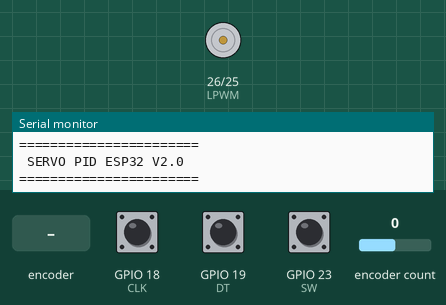
Bench run of a sketch on a simulated ESP32. Parts: motor-driver pin pairs drawn as motors (green arrow = first pin HIGH = forward, orange = second pin HIGH = backward, longer = more drive), the last lines printed to the serial monitor. The inputs (shaded band) are chosen by the test bench; at power-on: encoder count 0, GPIO 18 (CLK) HIGH, GPIO 19 (DT) HIGH, GPIO 23 (SW) HIGH.

Above: at 1.2 s.
1.3 s: rotary encoder on GPIO 18 (CLK) / GPIO 19 (DT) turned 3 steps (first pin leading)
At 2.5 s:
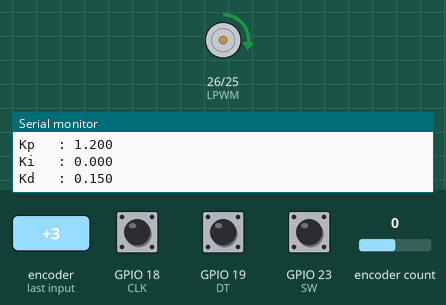
3.4 s: encoder count set to 4
At 4.4 s:
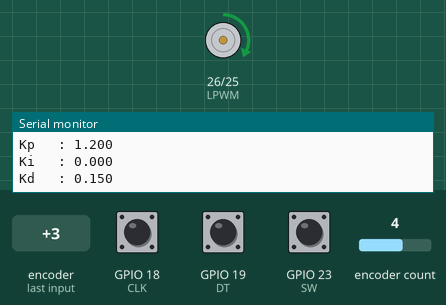
9.0 s: encoder count set to 5
At 9.5 s:
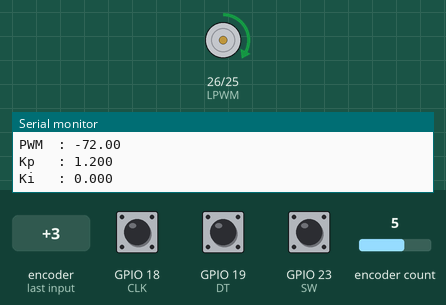
Timing chart, 0 to 12.0 s (numbered marks = the images above; inputs shaded):
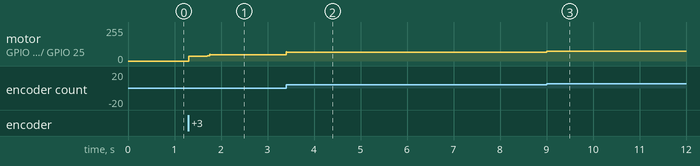

Measured:
- after the input at 1.3 s, motor on GPIO 26 (LPWM) / GPIO 25 (RPWM): stopped → forward 35/255 at once, → forward 48/255 0.40 s later
- after the input at 3.4 s, motor on GPIO 26 (LPWM) / GPIO 25 (RPWM): forward 48/255 → forward 67/255 at once
- after the input at 9.0 s, motor on GPIO 26 (LPWM) / GPIO 25 (RPWM): forward 67/255 → forward 72/255 at once

The sketch:

PID26_4Code3V2.ino
```cpp
/*
  SERVO PID ESP32 + IGNIS + BTS7960
  Version 2.0

  Hardware:
  - ESP32 WROOM LX6
  - Encoder industrial 600PPR A/B
  - BTS7960
  - Motor DC IGNIS 12V
  - Encoder KY-040 / EC11 para setpoint

  Funciones:
  - Control de posicion angular
  - Ajuste de Kp Ki Kd desde encoder
  - PID con periodo fijo
*/


#include <Arduino.h>
#include <ESP32Encoder.h>


//================================================
// ENCODER INDUSTRIAL 600 PPR
//================================================

#define ENCA 34
#define ENCB 35

ESP32Encoder motorEnc;


//================================================
// ENCODER SETPOINT KY-040
//================================================

#define CLK 18
#define DT  19
#define SW  23


int lastCLK = HIGH;

bool buttonState = HIGH;
bool lastButtonState = HIGH;


//================================================
// BTS7960
//================================================

#define RPWM 25
#define LPWM 26


#define PWM_FREQ 20000
#define PWM_RES 8


//================================================
// PID
//================================================


float Kp = 1.2;
float Ki = 0.0;
float Kd = 0.15;


float integral = 0;
float previousError = 0;


// Tiempo de muestreo PID

const unsigned long PID_TIME = 10;

unsigned long lastPID = 0;


//================================================
// ENCODER
//================================================


// 600 PPR x 4 cuadratura

const long COUNTS_REV = 2400;


//================================================
// SETPOINT
//================================================


float setpointDeg = 0;


//================================================
// MENU KY040
//================================================


enum modoAjuste
{

  AJUSTE_POSICION,

  AJUSTE_KP,

  AJUSTE_KI,

  AJUSTE_KD

};


modoAjuste modo = AJUSTE_POSICION;


//================================================
// LIMITES PID
//================================================


float integralMax = 800;


// Zona muerta

float deadBand = 2;


// PWM minimo para vencer rozamiento

int pwmMin = 35;


//================================================
// FUNCION MOTOR BTS7960
//================================================


void motorDrive(int pwm)
{


  pwm = constrain(pwm,-255,255);


  // zona muerta motor detenido

  if(abs(pwm)<pwmMin)
  {

    if(abs(pwm)<5)
    {
      pwm=0;
    }

    else
    {
      if(pwm>0)
          pwm=pwmMin;

      else
          pwm=-pwmMin;
    }

  }


  if(pwm>0)
  {

    ledcWrite(RPWM,pwm);
    ledcWrite(LPWM,0);

  }

  else
  {

    ledcWrite(RPWM,0);
    ledcWrite(LPWM,-pwm);

  }


}


//================================================
// SETUP
//================================================


void setup()
{


Serial.begin(115200);


//------------------------------
// KY040
//------------------------------

pinMode(CLK,INPUT_PULLUP);
pinMode(DT,INPUT_PULLUP);
pinMode(SW,INPUT_PULLUP);


lastCLK=digitalRead(CLK);


//------------------------------
// Encoder industrial
//------------------------------


motorEnc.attachFullQuad(
    ENCA,
    ENCB
);


motorEnc.clearCount();


//------------------------------
// PWM ESP32 CORE 3.x
//------------------------------


ledcAttach(
    RPWM,
    PWM_FREQ,
    PWM_RES
);


ledcAttach(
    LPWM,
    PWM_FREQ,
    PWM_RES
);


Serial.println();
Serial.println("=======================");
Serial.println(" SERVO PID ESP32 V2.0 ");
Serial.println("=======================");

}
//================================================
// LECTURA KY-040
//================================================

void leerEncoderSetpoint()
{


static unsigned long ultimoGiro = 0;


int clk = digitalRead(CLK);


if(clk != lastCLK)
{


  // antirrebote

  if(millis()-ultimoGiro > 3)
  {


    if(digitalRead(DT)!=clk)
    {

      // giro horario

      modificarValor(-1);

    }

    else
    {

      // giro antihorario

      modificarValor(+1);

    }


    ultimoGiro=millis();

  }


}


lastCLK=clk;


}


//================================================
// MODIFICAR VARIABLE SELECCIONADA
//================================================


void modificarValor(int incremento)
{


switch(modo)
{


case AJUSTE_POSICION:

    setpointDeg += incremento;


    if(setpointDeg>=360)
        setpointDeg-=360;


    if(setpointDeg<0)
        setpointDeg+=360;

break;


case AJUSTE_KP:


    Kp += incremento*0.05;


    if(Kp<0)
        Kp=0;


break;


case AJUSTE_KI:


    Ki += incremento*0.005;


    if(Ki<0)
        Ki=0;


break;


case AJUSTE_KD:


    Kd += incremento*0.01;


    if(Kd<0)
        Kd=0;


break;


}


}


//================================================
// PULSADOR KY-040
// Cambio de modo
//================================================


void leerBoton()
{


static unsigned long tiempoBoton=0;


bool lectura = digitalRead(SW);


if(lectura != lastButtonState)
{


 if(millis()-tiempoBoton>50)
 {


   if(lectura==LOW)
   {


      modo=(modoAjuste)(modo+1);


      if(modo>AJUSTE_KD)
          modo=AJUSTE_POSICION;


      Serial.println();

      Serial.print("Nuevo modo: ");


      mostrarModo();


   }


   tiempoBoton=millis();

 }


}


lastButtonState=lectura;


}


//================================================
// MOSTRAR MODO ACTUAL
//================================================


void mostrarModo()
{


switch(modo)
{

case AJUSTE_POSICION:

 Serial.println("POSICION");
 break;


case AJUSTE_KP:

 Serial.println("AJUSTE KP");
 break;


case AJUSTE_KI:

 Serial.println("AJUSTE KI");
 break;


case AJUSTE_KD:

 Serial.println("AJUSTE KD");
 break;


}


}


//================================================
// LECTURA ENCODER MOTOR
//================================================


float leerPosicionGrados()
{


long cuenta = motorEnc.getCount();


// Posicion circular

cuenta = cuenta % COUNTS_REV;


if(cuenta<0)
{
    cuenta += COUNTS_REV;
}


float grados =
      cuenta * 360.0 /
      COUNTS_REV;


return grados;


}


//================================================
// CUENTAS ACTUALES DEL ENCODER
//================================================


long leerCuentaEncoder()
{


long cuenta = motorEnc.getCount();


cuenta = cuenta % COUNTS_REV;


if(cuenta<0)
{
    cuenta+=COUNTS_REV;
}


return cuenta;


}
//================================================
// PID DE POSICION
//================================================


void ejecutarPID()
{


//--------------------------------
// Leer posición actual
//--------------------------------


long cuentaActual = leerCuentaEncoder();


float posicionActual =
      cuentaActual *
      360.0 /
      COUNTS_REV;


//--------------------------------
// Convertir setpoint a cuentas
//--------------------------------


float cuentaObjetivo =
      setpointDeg *
      COUNTS_REV /
      360.0;


//--------------------------------
// Error circular
//--------------------------------


float error =
      cuentaObjetivo -
      cuentaActual;


if(error > COUNTS_REV/2)
{
    error -= COUNTS_REV;
}


if(error < -COUNTS_REV/2)
{
    error += COUNTS_REV;
}


//--------------------------------
// Zona muerta
//--------------------------------


if(abs(error) < deadBand)
{

    motorDrive(0);

    integral=0;

    return;

}


//--------------------------------
// Integral con anti windup
//--------------------------------


integral += error;


if(integral > integralMax)
    integral=integralMax;


if(integral < -integralMax)
    integral=-integralMax;


//--------------------------------
// Derivada
//--------------------------------


float derivada =
       error -
       previousError;


//--------------------------------
// PID
//--------------------------------


float salida =
      Kp*error +
      Ki*integral +
      Kd*derivada;


previousError=error;


//--------------------------------
// Limitar salida
//--------------------------------


salida = constrain(
            salida,
            -255,
            255
          );


//--------------------------------
// Motor
//--------------------------------


motorDrive((int)salida);


//--------------------------------
// Monitor
//--------------------------------


static unsigned long tiempoSerie=0;


if(millis()-tiempoSerie>300)
{


tiempoSerie=millis();


Serial.println("------------------");


Serial.print("Modo : ");

mostrarModo();


Serial.print("SET  : ");

Serial.print(setpointDeg,1);

Serial.println(" grados");


Serial.print("POS  : ");

Serial.print(posicionActual,1);

Serial.println(" grados");


Serial.print("ERR  : ");

Serial.println(error);


Serial.print("PWM  : ");

Serial.println(salida);


Serial.print("Kp   : ");

Serial.println(Kp,3);


Serial.print("Ki   : ");

Serial.println(Ki,3);


Serial.print("Kd   : ");

Serial.println(Kd,3);


}


}


//================================================
// LOOP PRINCIPAL
//================================================


void loop()
{


//--------------------------------
// Interfaz usuario
//--------------------------------


leerEncoderSetpoint();


leerBoton();


//--------------------------------
// PID cada 10 ms
//--------------------------------


if(millis()-lastPID >= PID_TIME)
{


lastPID=millis();


ejecutarPID();


}


}
```
